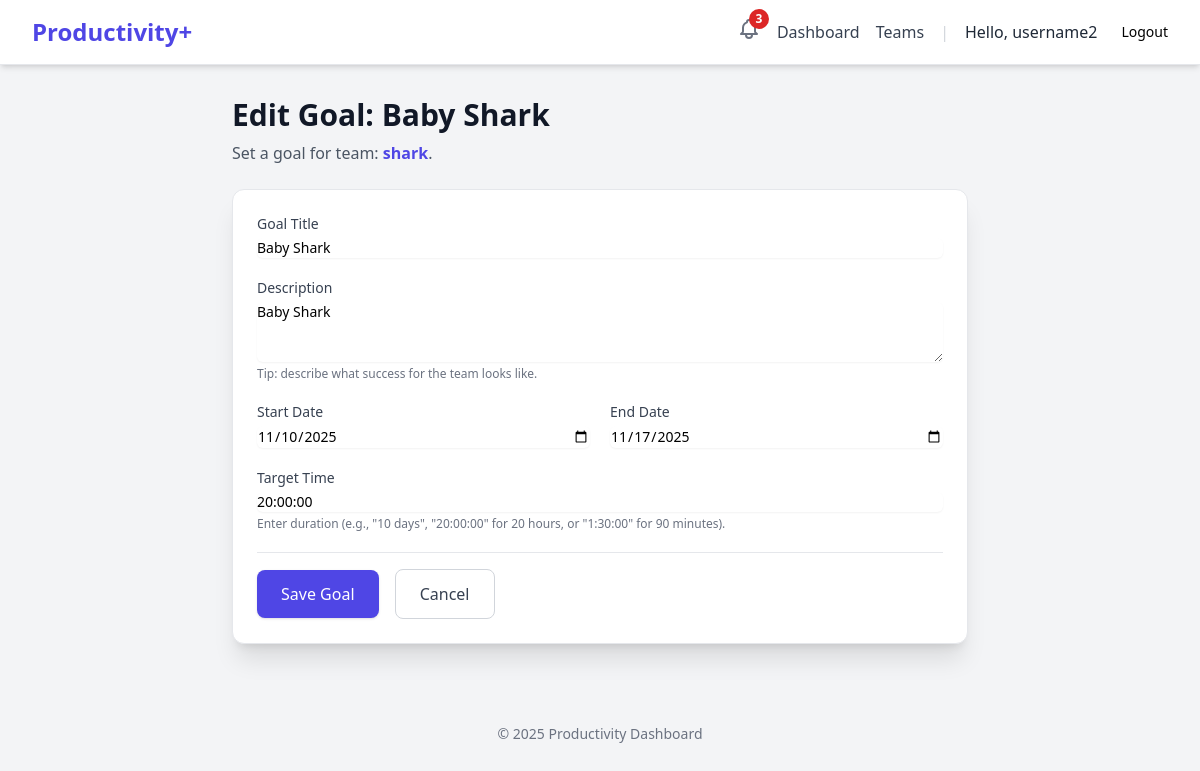
/teams/4/goal/5/edit/ (signed in), run on the app's committed database.
### users/models.py (models this page shows, shortened)
class CustomUser(AbstractUser):
    class Role(models.TextChoices):
        USER = 'USER', 'User'
        ADMIN = 'ADMIN', 'Admin'
    role = models.CharField(max_length=50, choices=Role.choices, default=Role.USER)
    email = models.EmailField(unique=True)
    created_at = models.DateTimeField(auto_now_add=True)

### teams/models.py (models this page shows, shortened)
class Team(models.Model):
    team_name = models.CharField(max_length=255)
    team_desc = models.TextField(blank=True, null=True, help_text="Description")
    members = models.ManyToManyField(
        settings.AUTH_USER_MODEL,
        through='TeamMember',
        related_name='teams'
    )
    created_at = models.DateTimeField(auto_now_add=True)

class TeamGoal(models.Model):
    team = models.ForeignKey(
        Team,
        on_delete=models.CASCADE,
        related_name='team_goals'
    )
    title = models.CharField(max_length=255)
    description = models.TextField(blank=True, null=True)
    start_date = models.DateField()
    end_date = models.DateField()
    target_time = models.DurationField(
        help_text="Target time for the whole team"
    )
    real_time = models.DurationField(
        default=timedelta(seconds=0),
        help_text="Actual time spent by the team"
    )
    completed = models.BooleanField(default=False)
    updated_at = models.DateTimeField(auto_now=True)
    created_at = models.DateTimeField(auto_now_add=True)

### teams/views.py (the view)
# urls.py: path('<int:team_id>/goal/<int:goal_id>/edit/', views.team_goal_edit_view, name='team_goal_edit'),
@login_required
def team_goal_edit_view(request, team_id, goal_id):
    team = get_object_or_404(Team, pk=team_id)
    goal = get_object_or_404(TeamGoal, pk=goal_id, team=team) # Ensure goal belongs to team
    try:
        member_instance = TeamMember.objects.get(user=request.user, team=team)
        if member_instance.role != TeamMember.Role.ADMIN:
            messages.error(request, "You must be a team admin to edit goals.")
            return redirect('teams:team_dashboard', team_id=team.id)
    except TeamMember.DoesNotExist:
        messages.error(request, "You are not a member of this team.")
        return redirect('dashboard:dashboard_view') # Or your main dashboard
    if request.method == 'POST':
        form = TeamGoalForm(request.POST, instance=goal)
        if form.is_valid():
            form.save()
            messages.success(request, f"Goal '{goal.title}' has been updated.")
            return redirect('teams:team_dashboard', team_id=team.id)
        else:
            messages.error(request, "Please correct the errors below.")
    else:
        form = TeamGoalForm(instance=goal)
    context = {
        'page_title': f'Edit Goal: {goal.title}',
        'form': form,
        'team': team,
        'goal': goal
    }
    return render(request, 'teams/team_goal_form.html', context)

### teams/forms.py
class TeamGoalForm(forms.ModelForm):
    def __init__(self, *args, **kwargs):
        super().__init__(*args, **kwargs)
        common_classes = 'mt-1 block w-full rounded-md border-gray-300 shadow-sm focus:border-indigo-500 focus:ring-indigo-500 sm:text-sm'
        self.fields['title'].widget.attrs.update({'class': common_classes})
        self.fields['description'].widget.attrs.update({'class': common_classes, 'rows': 3})
        self.fields['start_date'].widget.attrs.update({'class': common_classes})
        self.fields['end_date'].widget.attrs.update({'class': common_classes})
        self.fields['target_time'].widget.attrs.update({'class': common_classes})
    class Meta:
        model = TeamGoal
        fields = ['title', 'description', 'start_date', 'end_date', 'target_time']
        widgets = {
            'start_date': forms.DateInput(attrs={'type': 'date'}),
            'end_date': forms.DateInput(attrs={'type': 'date'}),
        }
        help_texts = {
            'target_time': 'Enter duration (e.g., "10 days", "20:00:00" for 20 hours, or "1:30:00" for 90 minutes).'
        }

### users/context_processors.py (called while the page is built)
def unread_notifications(request):
    if request.user.is_authenticated:
        notifications = Notification.objects.filter(
            user=request.user,
            is_read=False
        )
        return {
            'unread_notifications': notifications,
            'unread_notification_count': notifications.count()
        }
    return {}

### templates/teams/team_goal_form.html (shortened to what this page needs)
{% extends "base.html" %}
{% block content %}
<div class="max-w-3xl mx-auto py-8 px-4">
    <h1 class="text-3xl font-bold text-gray-900 mb-2">{{ page_title }}</h1>
    <p class="text-gray-600 mb-6">
    Set a goal for team: <span class="font-semibold text-indigo-600">{{ team.team_name }}</span>.
    </p>
    <form method="post" class="bg-white shadow-xl rounded-xl p-6 border border-gray-200">
        <div class="mb-5">
          <label for="{{ form.title.id_for_label }}" class="block text-sm font-medium text-gray-700">Goal Title</label>
          {{ form.title }}
        </div>
        <div class="mb-5">
          <label for="{{ form.description.id_for_label }}" class="block text-sm font-medium text-gray-700">Description</label>
          {{ form.description }}
          <p class="text-xs text-gray-500 mt-1">Tip: describe what success for the team looks like.</p>
        </div>
        <div class="grid grid-cols-1 md:grid-cols-2 gap-5 mb-5">
          <div>
            <label for="{{ form.start_date.id_for_label }}" class="block text-sm font-medium text-gray-700">Start Date</label>
            {{ form.start_date }}
          </div>
          <div>
            <label for="{{ form.end_date.id_for_label }}" class="block text-sm font-medium text-gray-700">End Date</label>
            {{ form.end_date }}
          </div>
        </div>
        <div class="mb-5">
          <label for="{{ form.target_time.id_for_label }}" class="block text-sm font-medium text-gray-700">Target Time</label>
          {{ form.target_time }}
          {% if form.target_time.help_text %}
            <p class="text-xs text-gray-500 mt-1">{{ form.target_time.help_text }}</p>
          {% endif %}
        </div>
        <div class="pt-4 border-t border-gray-200">
            <button type="submit"
              class="w-full md:w-auto px-6 py-3 rounded-lg bg-indigo-600 text-white font-medium shadow hover:bg-indigo-700 focus:outline-none focus:ring-2 focus:ring-indigo-500">
              Save Goal
            </button>
            <a href="#"
               class="ml-3 inline-block px-6 py-3 rounded-lg border border-gray-300 text-gray-700 hover:bg-gray-50">
              Cancel
            </a>
        </div>
    </form>
</div>
{% endblock %}

### templates/base.html (shortened to what this page needs)
{% load static %}
<!DOCTYPE html>
<html lang="en">
<head>
    <script src="https://cdn.tailwindcss.com"></script>
</head>
<body class="bg-gray-100 font-sans">
    <nav class="bg-white shadow-md border-b border-gray-200">
        <div class="max-w-7xl mx-auto px-4 sm:px-6 lg:px-8">
            <div class="flex justify-between items-center h-16">
                <div class="flex-shrink-0">
                    <a href="{% url 'index' %}" class="text-2xl font-bold text-indigo-600">Productivity+</a>
                </div>
                <div class="flex items-center space-x-4">
                    {% if user.is_authenticated %}
                    <div class="relative">
                        <button id="notification-bell" class="text-gray-500 hover:text-gray-700">
                        </button>
                        {% if unread_notification_count > 0 %}
                        <span class="absolute -top-2 -right-2 flex h-5 w-5 items-center justify-center rounded-full bg-red-600 text-xs font-bold text-white">
                            {{ unread_notification_count }}
                        </span>
                        {% endif %}
                        </div>
                        <a href="{% url 'dashboard:dashboard_view' %}" class="text-gray-700 hover:text-indigo-600">Dashboard</a>
                        <a href="{% url 'teams:team_list' %}" class="text-gray-700 hover:text-indigo-600">Teams</a>
                        <span class="text-gray-300">|</span>
                        <span class="text-gray-800 font-medium">Hello, {{ user.username }}</span>
                        <form method="post" action="{% url 'logout' %}" class="flex items-center">
                            <button type="submit" class="ml-2 button button-secondary-danger text-sm">
                                Logout
                            </button>
                        </form>
                    {% else %}
                        <a href="{% url 'login' %}" class="button button-primary">Login</a>
                        <a href="{% url 'register' %}" class="button button-secondary">Sign Up</a>
                    {% endif %}
                </div>
            </div>
        </div>
    </nav>
    <main>
        {% block content %}
        {% endblock %}
    </main>
    <footer class="text-center py-4 mt-8 text-gray-500 text-sm">
        &copy; {% now "Y" %} Productivity Dashboard
    </footer>
</body>
</html>

### data on the page
CustomUser: username "username2"
Team: team_name "shark"
TeamGoal: title "Baby Shark", description "Baby Shark", start_date "11/10/2025", end_date "11/17/2025", target_time "20:00:00"

### other printed values
{{ unread_notification_count }} "3"
{{ page_title }} "Edit Goal: Baby Shark"
